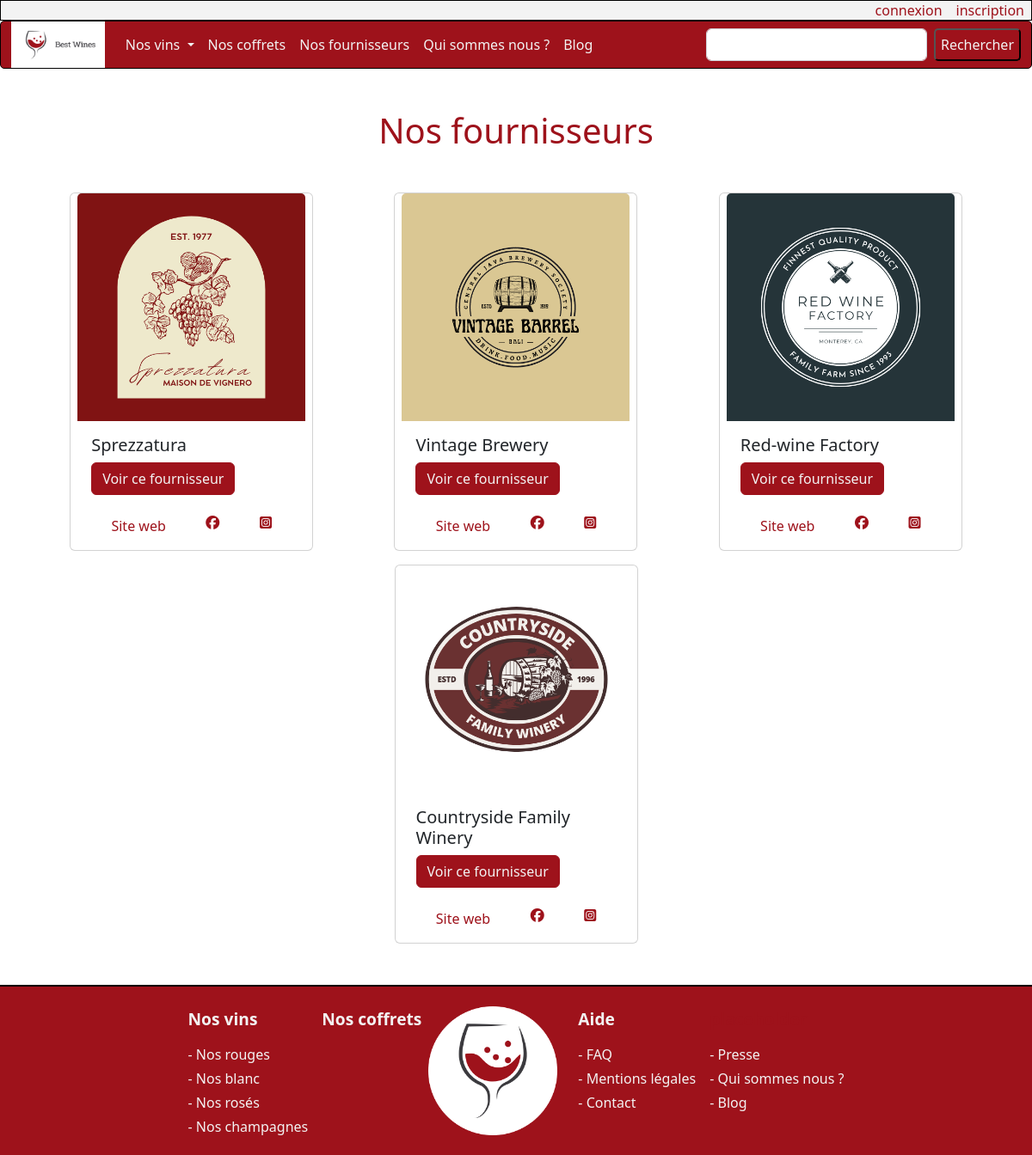
Page /best-wines/nos-fournisseurs/index on the committed database.
### tables this page shows
CREATE TABLE IF NOT EXISTS `supplier` (
  `supplier_id` int NOT NULL AUTO_INCREMENT,
  `logo` varchar(255) NOT NULL,
  `opt_pic` varchar(255) DEFAULT NULL,
  `supplier_name` varchar(255) NOT NULL,
  `supplier_created_at` datetime NOT NULL DEFAULT CURRENT_TIMESTAMP,
  `adress` varchar(255) NOT NULL,
  `zipcode` varchar(10) NOT NULL,
  `city` varchar(255) NOT NULL,
  `id_pays` int NOT NULL,
  `phone_number` varchar(25) NOT NULL,
  `email` varchar(255) NOT NULL,
  `password` varchar(255) NOT NULL,
  `siren` varchar(14) NOT NULL,
  PRIMARY KEY (`supplier_id`),
  KEY `id_pays` (`id_pays`)
);

### core/Controller.php (called while the page is built, shortened)
<?php
abstract class Controller
{
    public function renderView(string $view_name, array $params = []): void
    {
        extract($params);
        require_once "src/views/$view_name.php";
        require_once "src/views/layout.php";
    }
}

### src/controllers/SupplierController.php (called while the page is built, shortened)
<?php
class SupplierController extends Controller
{
    public function index(): void
    {
        $supplier = new Supplier;
        try {
            $suppliers = $supplier->findAll();
        } catch (\Exception $th) {
            $error = "Désolé. Nous rencontrons des difficultés à vous afficher la liste.";
            $this->renderView('supplier/index', compact('title', 'error'));
        }
        $this->renderView('supplier/index', compact('title', 'suppliers'));
    }
}

### core/Router.php (called while the page is built, shortened)
<?php
class Router
{
    private static array $routes = [];
    public static function register(string $request, string $action): void
    {
        self::$routes[$request] = $action;
    }
    public static function resolve(string $request_uri): void
    {
        $request_uri = explode("?", $request_uri)[0];
        [$controller_name, $action_name] = explode('::', self::$routes[$request_uri]);
        $instance = new $controller_name();
        call_user_func_array([$instance, $action_name], []);
    }
}

### index.php (called while the page is built, shortened)
<?php
$request_uri = str_replace(BASE_DIR, '', $_SERVER['REQUEST_URI']);
try {
    Router::resolve($request_uri);
} catch (Exception $e) {
    echo $e->getMessage();
}

### core/Database.php (called while the page is built, shortened)
<?php
class Database
{
    private static \PDO|null $instance = null;
    public static function getPdo(): \PDO
    {
        if (self::$instance == null){
            try {
                self::$instance = new \PDO(
                    "mysql:host=".$_ENV['DATABASE_HOST'].";dbname=".$_ENV['DATABASE_NAME'],
                    $_ENV['DATABASE_USERNAME'],
                    $_ENV['DATABASE_PASSWORD'],
                    [
                        \PDO::ATTR_ERRMODE => \PDO::ERRMODE_EXCEPTION,
                        \PDO::ATTR_DEFAULT_FETCH_MODE => \PDO::FETCH_ASSOC
                    ]
                );
            }catch (\PDOException $exception){
                echo $exception->getMessage();
                die;
            }
        }
        return  self::$instance;
    }
}

### core/Model.php (called while the page is built, shortened)
<?php
abstract class Model
{
    protected \PDO $pdo;
    protected string $table_name;
    public function __construct()
    {
        $this->pdo = Database::getPdo();
    }
    public function findAll(bool $is_array = false): array|false
    {
        $stmt = $this->pdo->prepare("SELECT * FROM {$this->table_name}");
        $stmt->setFetchMode(\PDO::FETCH_ASSOC);
        $stmt->execute();
        return $stmt->fetchAll();
    }
}

### src/views/supplier/index.php (the view, shortened to what this page needs)
<section class="my-5 container">
    <h1 class="bdx my-5 text-center">Nos fournisseurs</h1>
    <div class="row row-cols-1 row-cols-lg-4 g-2 g-lg-3 justify-content-around">
        <?php foreach ($suppliers as $supplier) : ?>
        <div class="card mx-2">
            <img class="card-img-top" src="<?= BASE_DIR . '/' . $supplier['logo'] ?>"
                alt="<?= $supplier['supplier_name'] ?>">
            <div class="card-body">
                <h5 class="card-title"><?= $supplier['supplier_name'] ?></h5>
                <a href="<?= BASE_DIR ?>/nos-fournisseurs/?id=<?= $supplier['supplier_id'] ?>"
                    class="btn btn-primary">Voir ce
                    fournisseur</a>
                <div class="mt-4 d-flex justify-content-around">
                    <a class="nav-link bdx d-inline-block" href="https://forticas.fr">Site web</a>
                    <i class="bdx fa-brands fa-facebook"></i>
                    <i class="bdx fa-brands fa-square-instagram"></i>
                </div>
            </div>
        </div>
        <?php endforeach; ?>
    </div>
</section>

### assets/css/style.css (style rules this page uses)
:root { --main-color: #ffffff; --bordeaux : #9e121b; --gris : #f3f3f3; --gris-trans : rgba(243, 243, 243, 0.5); --bordeaux-trans : rgba(158, 18, 27, 0.5); }
.nav-link { color: var(--gris); }
.btn-primary { background-color: var(--bordeaux) !important; color: var(--gris) !important; border-color: var(--bordeaux) !important; }
.card-img-top { width: auto; max-height: 150vh; }
.bdx { color: var(--bordeaux); }

### rows in the picture
supplier: logo (picture), supplier_name "Sprezzatura"
supplier: logo (picture), supplier_name "Vintage Brewery"
supplier: logo (picture), supplier_name "Red-wine Factory"
supplier: logo (picture), supplier_name "Countryside Family Winery"
